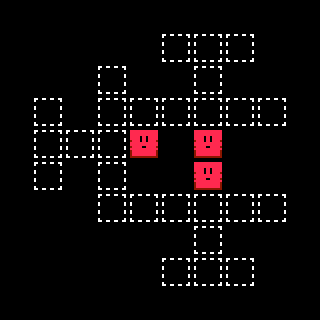

Tiled map render using the project's own tile images. Description and the map definition, with tile-layer contents summarised, below:
An orthogonal 10x10 tile map with 32x32 px tiles, 1 tile layer (bottom).

<map version="1.0" tiledversion="1.1.0" orientation="orthogonal" renderorder="right-down" width="10" height="10" tilewidth="32" tileheight="32" infinite="0" nextobjectid="1">
 <tileset firstgid="1" name="tiles-hd" tilewidth="32" tileheight="32" tilecount="256" columns="16">
  <image source="tiles-hd.png" width="512" height="512" />
 </tileset>
 <layer name="bottom" width="10" height="10">
  <data>[100 cells, 30 non-empty, 2 distinct tile ids]</data>
 </layer>
</map>
